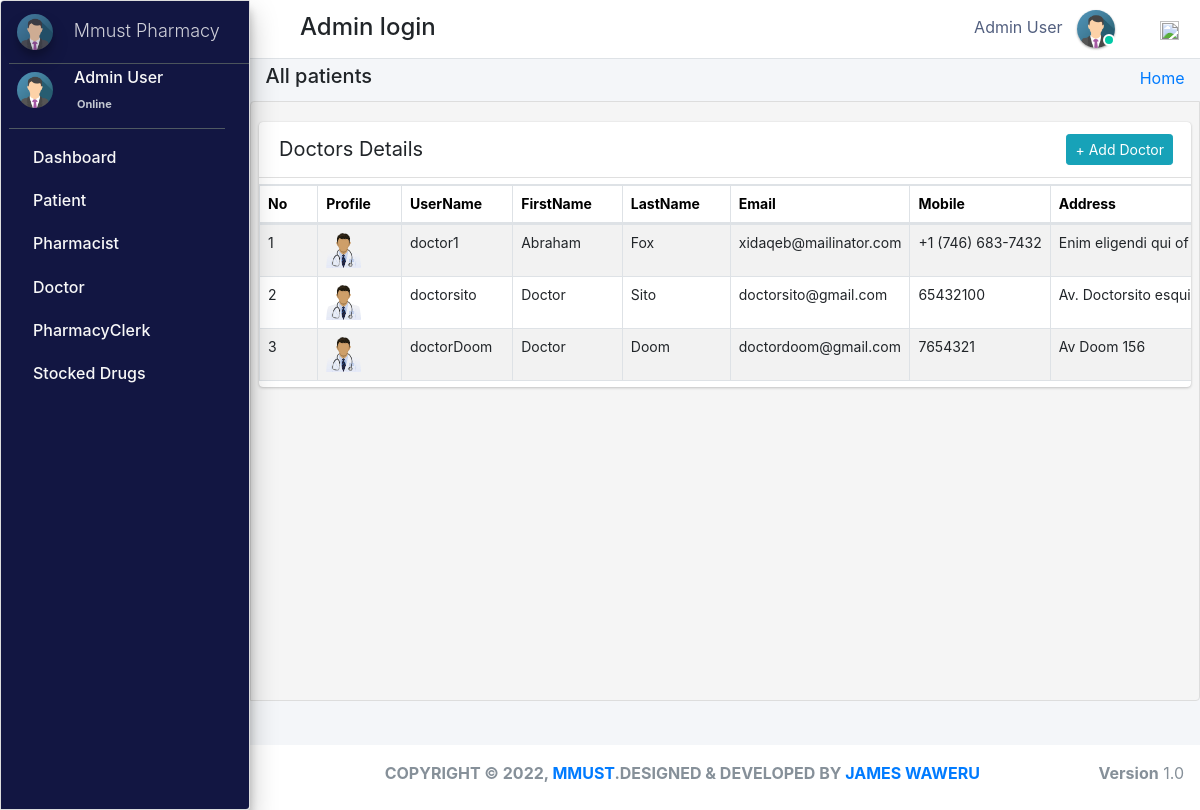
Page /admin_user/manage_doctor/ (signed in) on the earlier database version.
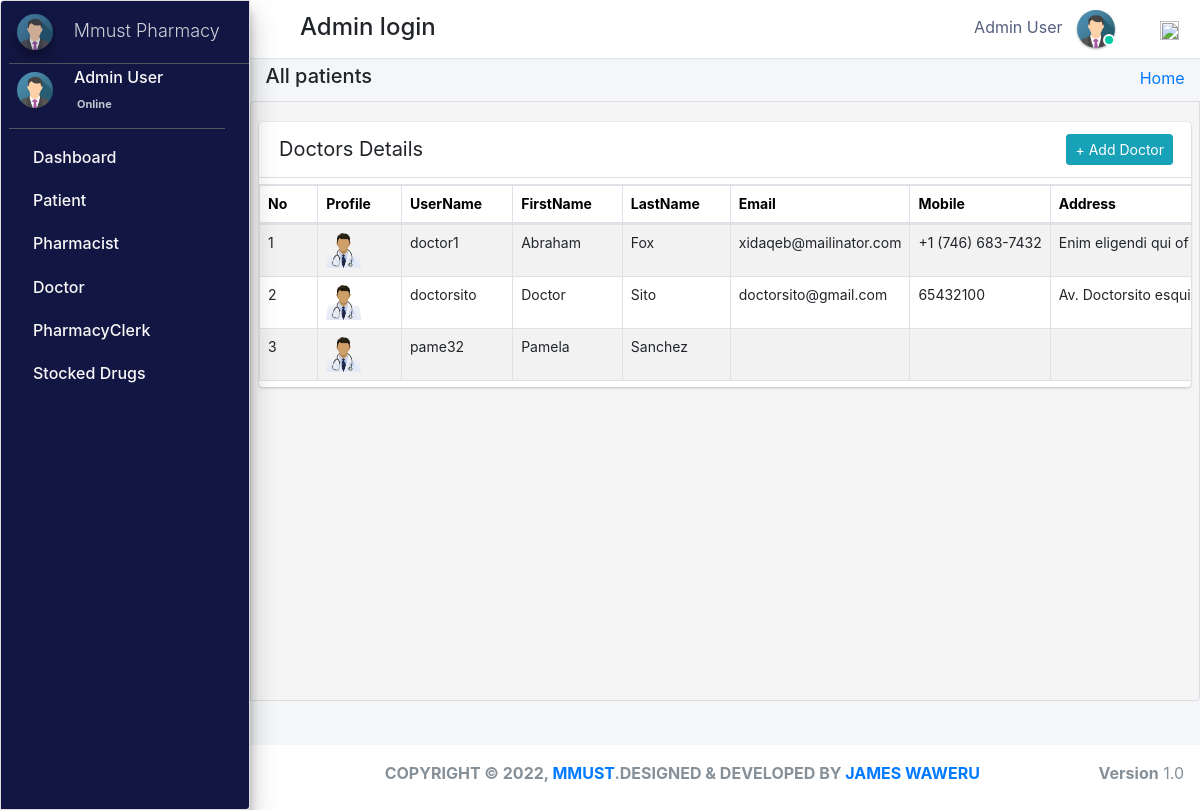
Same page on the later database version.
### pharmacy/models.py (models this page shows, shortened)
class Doctor(models.Model):
    gender_category=(
        ('Male','Male'),
        ('Female','Female'),
    )
    admin = models.OneToOneField(CustomUser,null=True, on_delete = models.CASCADE)
    emp_no=models.CharField(max_length=100,null=True,blank=True)
    age= models.IntegerField(default='0', blank=True, null=True)
    gender=models.CharField(max_length=100,null=True,choices=gender_category)
    mobile=models.CharField(max_length=10,null=True,blank=True)
    address=models.CharField(max_length=300,null=True,blank=True)
    profile_pic=models.ImageField(default="doctor.png",null=True,blank=True)
    created_at = models.DateTimeField(auto_now_add=True)
    updated_at = models.DateTimeField(auto_now=True)
    objects = models.Manager()

class CustomUser(AbstractUser):
    user_type_data = ((1, "AdminHOD"), (2, "Pharmacist"), (3, "Doctor"), (4, "PharmacyClerk"),(5, "Patients"))
    user_type = models.CharField(default=1, choices=user_type_data, max_length=10)

### pharmacy/HODViews.py (the view)
# urls.py: path('admin_user/manage_doctor/',HODViews.manageDoctor,name='manage_doctor'),
def manageDoctor(request):
    staffs = Doctor.objects.all()
    context = {
        "staffs": staffs,
        "title": "Dotors Details"
    }
    return render(request, 'hod_templates/manage_doctor.html', context)

### pharmacy/LoginCheckMiddleWare.py (called while the page is built, shortened)
    def process_view(self, request, view_func, view_args, view_kwargs):
        modulename = view_func.__module__
        user = request.user
        if user.is_authenticated:
            if user.user_type == "1":
                pass
            else:
                return redirect("login")
        else:
            if request.path == reverse("login"):
                pass
            else:
                return redirect("login")

### pharmacy/templates/hod_templates/manage_doctor.html (shortened to what this page needs)
{% extends 'hod_templates/base_template.html'%} {% block page_title %}
<h5>All patients</h5>
{% endblock page_title %} {% block main_content %}
<section class="content">
    <div class="row">
        <div class="col-md-12">
            <div class="card card-primar sc">
                <div class="card-header">
                    <span>Doctors Details</span>
                    <div class="card-tools d-flex">
                        <a class="btn btn-sm btn-info mr-2" href="{% url 'add_doctor' %}" role="button">+ Add Doctor</a>
                    </div>
                </div>
                <table class="table table-bordered table-hover dataTable" id="plist">
                    <thead>
                        <tr>
                            <th>No</th>
                            <th>Profile</th>
                            <th>UserName</th>
                            <th>FirstName</th>
                            <th>LastName</th>
                            <th>Email</th>
                            <th>Mobile</th>
                            <th>Address</th>
                        </tr>
                    </thead>
                    <tbody>
                        {% for staff in staffs %}
                        <tr class="hov">
                            <td>{{forloop.counter}}</td>
                            <td> <img src="{{staff.profile_pic.url}}" class="" width="35" height="35" alt=""></td>
                            <td>{{staff.admin.username}}</td>
                            <td>{{staff.admin.first_name}}</td>
                            <td>{{staff.admin.last_name}}</td>
                            <td>{{staff.admin.email}}</td>
                            <td>{{staff.mobile}}</td>
                            <td>{{staff.address}}</td>
                        </tr>
                        {% endfor %}
                    </tbody>
                </table>
            </div>
        </div>
    </div>
</section>
{% endblock %}

Differences in the rows shown:
removed Doctor: profile_pic (picture), admin.username "doctorDoom", admin.first_name "Doctor", admin.last_name "Doom", admin.email "doctordoom@gmail.com", mobile "7654321", address "Av Doom 156"
added Doctor: profile_pic (picture), admin.username "pame32", admin.first_name "Pamela", admin.last_name "Sanchez"
